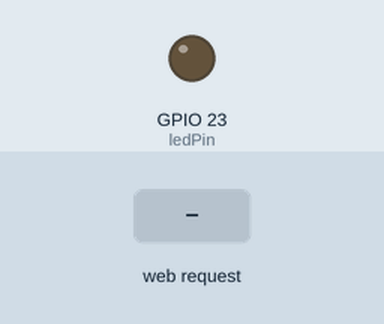
Bench run of a program on a simulated ESP32. Shown: output pins drawn as LEDs (lit = HIGH). Inputs (shaded band) come from the test bench. WiFi joins after 1.5 s; servers stay silent unless stated; what the program prints to the serial monitor is not drawn.

Above: at 2.7 s.
2.8 s: HTTP request GET /H received
At 4.1 s:
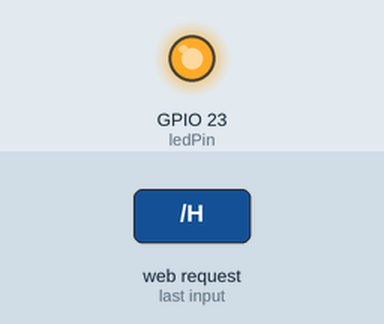
4.8 s: HTTP request GET /L received
At 5.6 s:
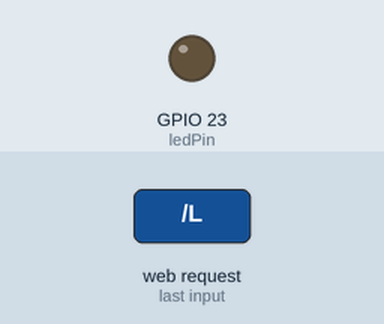
Timing chart, 0 to 7.8 s (numbered marks = the images above; inputs shaded):
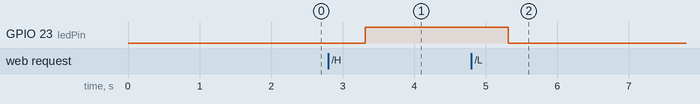

The program:

main.cpp
```cpp
#include <WiFi.h>

const char* ssid     = "net";
const char* password = "pakovistihovi";

WiFiServer server(80);

IPAddress local_IP(192, 168, 1, 184);
IPAddress gateway(192, 168, 1, 1);

IPAddress subnet(255, 255, 0, 0);
IPAddress primaryDNS(8, 8, 8, 8);   //optional
IPAddress secondaryDNS(8, 8, 4, 4); //optional

const int ledPin = 23;
const int freq = 5000;
const int ledChannel = 0;
const int resolution = 8;

boolean isLighting;

void setup()
{
    Serial.begin(921600);
    ledcSetup(ledChannel, freq, resolution);
    ledcAttachPin(ledPin, ledChannel);
    delay(10);

    // We start by connecting to a WiFi network

    Serial.println();
    if (!WiFi.config(local_IP, gateway, subnet, primaryDNS, secondaryDNS)) {
    Serial.println("STA Failed to configure");
    }
    Serial.println();
    Serial.print("Connecting to ");
    Serial.println(ssid);

    WiFi.begin(ssid, password);

    while (WiFi.status() != WL_CONNECTED) {
        delay(500);
        Serial.print(".");
    }

    Serial.println("");
    Serial.println("WiFi connected.");
    Serial.println("IP address: ");
    Serial.println(WiFi.localIP());

    server.begin();

}

void loop(){
 WiFiClient client = server.available();   // listen for incoming clients

  if (client) {                             // if you get a client,
    Serial.println("New Client.");           // print a message out the serial port
    String currentLine = "";                // make a String to hold incoming data from the client
    while (client.connected()) {            // loop while the client's connected
      if (client.available()) {             // if there's bytes to read from the client,
        char c = client.read();             // read a byte, then
        Serial.write(c);                    // print it out the serial monitor
        if (c == '\n') {                    // if the byte is a newline character

          // if the current line is blank, you got two newline characters in a row.
          // that's the end of the client HTTP request, so send a response:
          if (currentLine.length() == 0) {
            // HTTP headers always start with a response code (e.g. HTTP/1.1 200 OK)
            // and a content-type so the client knows what's coming, then a blank line:
            client.println("HTTP/1.1 200 OK");
            client.println("Content-type:text/html");
            client.println();

            // the content of the HTTP response follows the header:
            client.print("Click <a href=\"/H\">here</a> to turn the LED on pin 5 on.<br>");
            client.print("Click <a href=\"/L\">here</a> to turn the LED on pin 5 off.<br>");

            // The HTTP response ends with another blank line:
            client.println();
            // break out of the while loop:
            break;
          } else {    // if you got a newline, then clear currentLine:
            currentLine = "";
          }
        } else if (c != '\r') {  // if you got anything else but a carriage return character,
          currentLine += c;      // add it to the end of the currentLine
        }

        // Check to see if the client request was "GET /H" or "GET /L":
        if (currentLine.endsWith("GET /H")) {
          client.print("<HEAD>");
          client.print("<meta http-equiv=\"refresh\" content=\"0;url=/\">");
          client.print("</head>");
          if(isLighting == false){
            for(int i =0; i <= 255; i++){
              ledcWrite(ledChannel, i);
              delay(2);
            }
            isLighting = true;
          }


        }
        if (currentLine.endsWith("GET /L")) {
          client.print("<HEAD>");
          client.print("<meta http-equiv=\"refresh\" content=\"0;url=/\">");
          client.print("</head>");
          if(isLighting != false){
            for(int i =255; i >= 0 ; i--){
              ledcWrite(ledChannel, i);
              delay(2);
            }
            isLighting = false;
          }              // GET /L turns the LED off
        }
      }
    }
    // close the connection:
    client.stop();
    Serial.println("Client Disconnected.");
  }
}
```

Measured:
- after the input at 2.8 s, GPIO 23 (ledPin): LOW → HIGH after 0.51 s
- after the input at 4.8 s, GPIO 23 (ledPin): HIGH → LOW after 0.51 s
